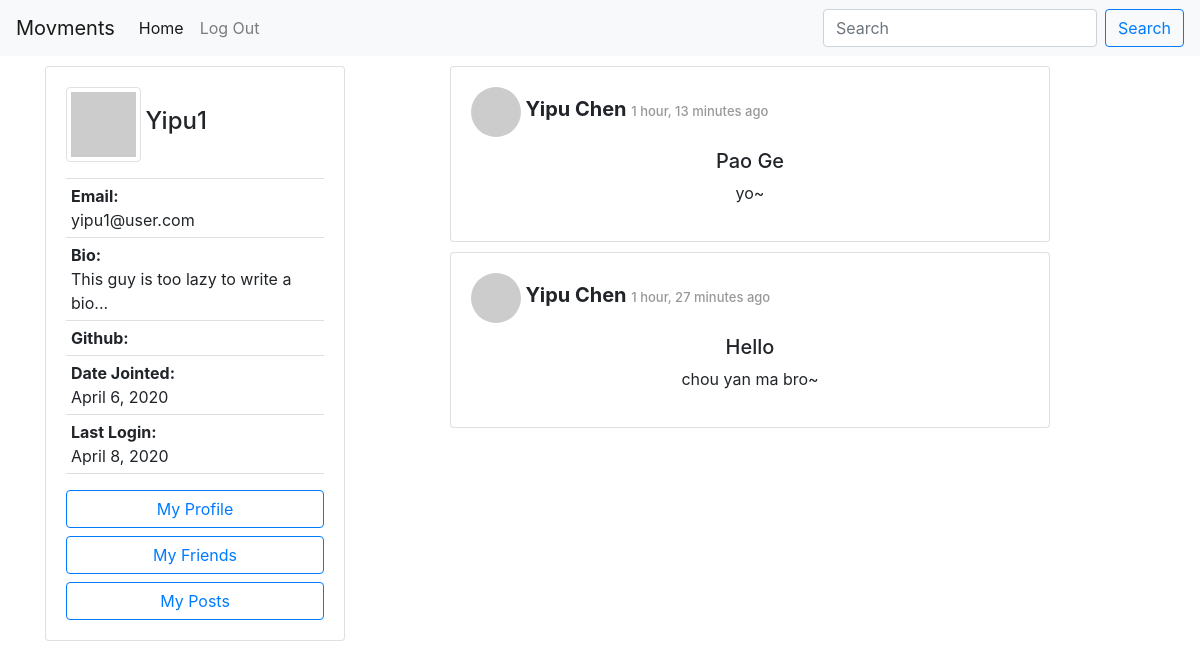
Page /author/3634e82f-a23a-4345-bbc5-64624e3988fb/posts (signed in) on the committed database.
### accounts/models.py (models this page shows, shortened)
class Author(AbstractBaseUser):
    email=models.EmailField(
        verbose_name='email address',
        max_length=60,
        unique=True,
    )
    id = models.CharField(primary_key=True, default=uuid.uuid4().urn[9:], editable=False,max_length=100,unique=True)
    displayName = models.CharField(max_length=30)
    lastName = models.CharField(max_length=30, blank=True)
    firstName = models.CharField(max_length=30, blank=True)
    host = models.CharField(default=settings.HOSTNAME, max_length=100)
    url = models.CharField(default="", max_length=100)
    avatar = models.ImageField(upload_to='avatar/', default = 'avatar/default-avatar.png', blank=True, null=True)
    github = models.URLField(default="", max_length=100, null=True)
    bio = models.CharField(default="This guy is too lazy to write a bio...", max_length=200, blank=True, null=True)
    date_joined=models.DateField(verbose_name="date joined", auto_now=True)
    last_login=models.DateField(verbose_name="last login", auto_now=True)
    active=models.BooleanField(default=True)
    activated=models.BooleanField(default=False)
    node=models.BooleanField(default=False)
    admin=models.BooleanField(default=False)
    share=models.BooleanField(default=False)
    share_image=models.BooleanField(default=False)
    objects = AuthorManager()
    USERNAME_FIELD = 'email'
    REQUIRED_FIELDS = ['displayName', ]

### posting/models.py (models this page shows, shortened)
class Post(models.Model):
    id = models.UUIDField(primary_key=True, default=uuid.uuid4, max_length=50, editable=False)
    author = models.ForeignKey(Author, on_delete=models.CASCADE)
    title = models.CharField(max_length=100)
    contentType = models.CharField(max_length=20, default = 'text/plain', choices=CONTENT_TYPE)
    origin = models.CharField(default="",max_length=200, editable=False)
    source = models.CharField(max_length=200, blank=True)
    content = models.TextField()
    categories = models.CharField(max_length=200, blank=True)
    unlisted = models.BooleanField(default=False, choices=UNLISTED)
    published = models.DateTimeField('date posted', auto_now_add=True, blank=True)
    visibility = models.CharField(max_length=10, default = 'PUBLIC', choices=POST_VISIBILITY)
    visibleTo = models.TextField(blank=True)

### posting/views.py (the view)
# urls.py: path('author/<str:author_id>/posts', APIviews.ViewUserPosts.as_view(), name='view user posts'),
class ViewUserPosts(APIView):
    '''
    show a specified author's posts.
    '''
    permission_classes = [IsAuthenticated]
    def get(self, request, author_id, format=None):
        try:
            author = Author.objects.filter(id=author_id)
            if not author.exists():
                return HttpResponseNotFound("Author Not Found")
            author = Author.objects.get(id=author_id)
            posts = getVisiblePosts(request.user, author)
            posts.sort(key=lambda x: x.published, reverse=True)
            context = {
                "posts": posts,
                "allowEdit": True,
            }
            return render(request, "posting/user-post-list.html", context)
        except Exception as e:
            return HttpResponseServerError(e)

### friendship/helper_functions.py (called while the page is built, shortened)
def checkVisibility(requester_url, post):
    if post.visibility == 'PUBLIC':
        return True

### posting/templates/posting/user-post-list.html (shortened to what this page needs)
{% extends 'posting/homepage.html' %}
{% block shortProfile %}
    {% if request.user.is_authenticated %}
        {% include 'posting/profile-card.html' with request=request%}
    {% endif %}
{% endblock %}
{% block content %}
{% if posts %}
<ul>
    {% for post in posts %}
        {% include 'posting/post-full-view.html' with post=post %}
    {% endfor %}
</ul>
{% endif %}
{% endblock %}

### posting/templates/posting/profile-card.html (shortened to what this page needs)
<div class="card  position-fixed" style="width: 300px;">
    <div class="card-body">
    <img src="https://avatars.dicebear.com/v2/jdenticon/{{ request.user.displayName }}.svg" id="imgProfile" style="width: 75px; height: 75px" class="img-thumbnail" />
    <h4 class="card-title" style="display: inline;">{{request.user.displayName }}</h4>
    <p class="card-text">
        <ul class="list-group list-group-flush" >
            <li  class="list-group-item" style="padding: 5px;"><span style="font-weight: bold;">Email:</span><br>{{ request.user.email }}</li>
            <li  class="list-group-item" style="padding: 5px;"><span style="font-weight: bold;">Bio:</span><br>{{ request.user.bio }}</li>
            <li  class="list-group-item" style="padding: 5px;"><span style="font-weight: bold;">Github:</span><br>{{ request.user.github }}</li>
            <li  class="list-group-item" style="padding: 5px;"><span style="font-weight: bold;">Date Jointed:</span><br> {{ request.user.date_joined }}</li>
            <li  class="list-group-item" style="padding: 5px;"><span style="font-weight: bold;">Last Login:</span><br>{{ request.user.last_login }}</li>
        </ul>
    </p>
    <div id="user-menu">
        <a href="{% url 'accounts:view profile' request.user.id %}" class="btn btn-outline-primary btn-block">My Profile</a>
        <a href="{% url 'friendship:get friends list' request.user.id %}" class="btn btn-outline-primary btn-block">My Friends</a>
        <a href="{% url 'posting:view user posts' request.user.id %}" class="btn btn-outline-primary btn-block">My Posts</a>
    </div>
    </div>
</div>

### posting/templates/posting/post-full-view.html (shortened to what this page needs)
<div class="card" style="width: 600px;height: auto">
    <div class="card-body">
        <div class='card-title'>
            <img src="https://avatars.dicebear.com/v2/jdenticon/{{post.author.displayName}}.svg" id="imgProfile" style="width: 50px; height: 50px ;border-radius:50%;"/>
            <h5 class="post-tile" style="display: inline;"><b>{{ post.author.displayName }} </b> <span id="timestamp"> {{ post.published|timesince }} ago</span></h5>
        </div>
        <div class="card-content">
            <div class="content-container" style="width:auto;height:auto;">
                <div class='post-content-continer' style="text-align: center;">
                    <h5>{{post.title}}</h5>
                    {% if post.contentType == 'image/png;base64' %}
                    <img alt="Post Image" style="max-width:300px;max-height:300px;padding-bottom: 10px;"/>
                    {% elif post.contentType == 'image/jpeg;base64' %}
                    <img alt="Post Image" style="max-width:300px;max-height:300px;padding-bottom: 10px;"/>
                    {% elif post.contentType == 'application/base64' %}
                    <p>I dont know how to display application yet</p>
                    {% elif post.contentType == 'text/markdown' %}
                    <div id="markdown">{{ post.content_markdown | safe }}</div>
                    {% else %}
                        <p>{{ post.content }}</p >
                    {% endif %}
                </div>
            </div>
        </div>
    </div>
</div>

### posting/templates/posting/base.html (style rules this page uses)
#timestamp { font-size: small; color:#989898; }
.card { margin-top: 10px; }

### rows in the picture
Author: user.displayName "Yipu1", user.email "yipu1@user.com", user.bio "This guy is too lazy to write a bio...", user.date_joined "April 6, 2020", user.last_login "April 8, 2020"
Post: author.displayName "Yipu Chen", published "1 hour, 13 minutes", title "Pao Ge", content "yo~"
Post: author.displayName "Yipu Chen", published "1 hour, 27 minutes", title "Hello", content "chou yan ma bro~"
